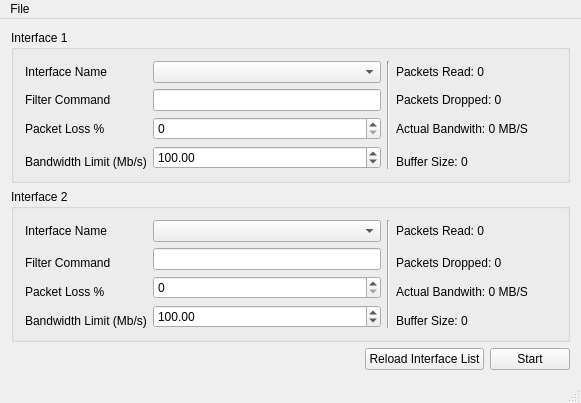
<?xml version="1.0" encoding="UTF-8"?>
<ui version="4.0">
 <class>MainWindow</class>
 <widget class="QMainWindow" name="MainWindow">
  <property name="geometry">
   <rect>
    <x>0</x>
    <y>0</y>
    <width>581</width>
    <height>376</height>
   </rect>
  </property>
  <property name="sizePolicy">
   <sizepolicy hsizetype="Preferred" vsizetype="Fixed">
    <horstretch>0</horstretch>
    <verstretch>0</verstretch>
   </sizepolicy>
  </property>
  <property name="windowTitle">
   <string>MainWindow</string>
  </property>
  <widget class="QWidget" name="centralWidget">
   <layout class="QVBoxLayout" name="verticalLayout">
    <item>
     <widget class="QGroupBox" name="groupBox">
      <property name="minimumSize">
       <size>
        <width>0</width>
        <height>0</height>
       </size>
      </property>
      <property name="title">
       <string>Interface 1</string>
      </property>
      <layout class="QGridLayout" name="gridLayout_2">
       <item row="0" column="0">
        <widget class="QLabel" name="label">
         <property name="text">
          <string>Interface Name</string>
         </property>
        </widget>
       </item>
       <item row="0" column="1">
        <widget class="QComboBox" name="comboBox_adapter1">
         <property name="sizePolicy">
          <sizepolicy hsizetype="Expanding" vsizetype="Fixed">
           <horstretch>0</horstretch>
           <verstretch>0</verstretch>
          </sizepolicy>
         </property>
        </widget>
       </item>
       <item row="0" column="2" rowspan="5">
        <widget class="Line" name="line_2">
         <property name="orientation">
          <enum>Qt::Vertical</enum>
         </property>
        </widget>
       </item>
       <item row="0" column="3">
        <widget class="QLabel" name="label_sent1">
         <property name="text">
          <string>Packets Read: 0</string>
         </property>
        </widget>
       </item>
       <item row="1" column="0">
        <widget class="QLabel" name="label_4">
         <property name="text">
          <string>Filter Command</string>
         </property>
        </widget>
       </item>
       <item row="1" column="1">
        <widget class="QLineEdit" name="lineEdit_macFilter1">
         <property name="text">
          <string/>
         </property>
        </widget>
       </item>
       <item row="1" column="3">
        <widget class="QLabel" name="label_dropped1">
         <property name="text">
          <string>Packets Dropped: 0</string>
         </property>
        </widget>
       </item>
       <item row="2" column="0">
        <widget class="QLabel" name="label_3">
         <property name="text">
          <string>Packet Loss %</string>
         </property>
        </widget>
       </item>
       <item row="2" column="1">
        <widget class="QSpinBox" name="spinBox_packetLoss1">
         <property name="maximum">
          <number>100</number>
         </property>
        </widget>
       </item>
       <item row="2" column="3">
        <widget class="QLabel" name="label_bandwidth1">
         <property name="minimumSize">
          <size>
           <width>160</width>
           <height>0</height>
          </size>
         </property>
         <property name="text">
          <string>Actual Bandwith: 0 MB/S</string>
         </property>
        </widget>
       </item>
       <item row="4" column="0">
        <widget class="QLabel" name="label_17">
         <property name="text">
          <string>Bandwidth Limit (Mb/s)</string>
         </property>
        </widget>
       </item>
       <item row="4" column="3">
        <widget class="QLabel" name="label_buffer1">
         <property name="text">
          <string>Buffer Size: 0</string>
         </property>
        </widget>
       </item>
       <item row="3" column="1" rowspan="2">
        <widget class="QDoubleSpinBox" name="doubleSpinBox_bandwith1">
         <property name="maximum">
          <double>1000.000000000000000</double>
         </property>
         <property name="value">
          <double>100.000000000000000</double>
         </property>
        </widget>
       </item>
      </layout>
     </widget>
    </item>
    <item>
     <widget class="QGroupBox" name="groupBox_2">
      <property name="minimumSize">
       <size>
        <width>0</width>
        <height>0</height>
       </size>
      </property>
      <property name="title">
       <string>Interface 2</string>
      </property>
      <layout class="QGridLayout" name="gridLayout">
       <item row="0" column="0">
        <widget class="QLabel" name="label_2">
         <property name="text">
          <string>Interface Name</string>
         </property>
        </widget>
       </item>
       <item row="0" column="1">
        <widget class="QComboBox" name="comboBox_adapter2">
         <property name="sizePolicy">
          <sizepolicy hsizetype="Expanding" vsizetype="Fixed">
           <horstretch>0</horstretch>
           <verstretch>0</verstretch>
          </sizepolicy>
         </property>
        </widget>
       </item>
       <item row="0" column="2" rowspan="7">
        <widget class="Line" name="line">
         <property name="orientation">
          <enum>Qt::Vertical</enum>
         </property>
        </widget>
       </item>
       <item row="0" column="3">
        <widget class="QLabel" name="label_sent2">
         <property name="text">
          <string>Packets Read: 0</string>
         </property>
        </widget>
       </item>
       <item row="2" column="0">
        <widget class="QLabel" name="label_5">
         <property name="text">
          <string>Filter Command</string>
         </property>
        </widget>
       </item>
       <item row="1" column="1" rowspan="2">
        <widget class="QLineEdit" name="lineEdit_macFilter2">
         <property name="text">
          <string/>
         </property>
        </widget>
       </item>
       <item row="2" column="3">
        <widget class="QLabel" name="label_dropped2">
         <property name="text">
          <string>Packets Dropped: 0</string>
         </property>
        </widget>
       </item>
       <item row="4" column="0">
        <widget class="QLabel" name="label_10">
         <property name="text">
          <string>Packet Loss %</string>
         </property>
        </widget>
       </item>
       <item row="3" column="1" rowspan="2">
        <widget class="QSpinBox" name="spinBox_packetLoss2"/>
       </item>
       <item row="4" column="3">
        <widget class="QLabel" name="label_bandwidth2">
         <property name="minimumSize">
          <size>
           <width>160</width>
           <height>0</height>
          </size>
         </property>
         <property name="text">
          <string>Actual Bandwith: 0 MB/S</string>
         </property>
        </widget>
       </item>
       <item row="6" column="0">
        <widget class="QLabel" name="label_12">
         <property name="text">
          <string>Bandwidth Limit (Mb/s)</string>
         </property>
        </widget>
       </item>
       <item row="6" column="3">
        <widget class="QLabel" name="label_buffer2">
         <property name="text">
          <string>Buffer Size: 0</string>
         </property>
        </widget>
       </item>
       <item row="5" column="1" rowspan="2">
        <widget class="QDoubleSpinBox" name="doubleSpinBox_bandwith2">
         <property name="maximum">
          <double>1000.000000000000000</double>
         </property>
         <property name="value">
          <double>100.000000000000000</double>
         </property>
        </widget>
       </item>
      </layout>
     </widget>
    </item>
    <item>
     <layout class="QHBoxLayout" name="horizontalLayout_3">
      <item>
       <spacer name="horizontalSpacer">
        <property name="orientation">
         <enum>Qt::Horizontal</enum>
        </property>
        <property name="sizeHint" stdset="0">
         <size>
          <width>40</width>
          <height>20</height>
         </size>
        </property>
       </spacer>
      </item>
      <item>
       <widget class="QPushButton" name="pushButton_refreshInterfaceList">
        <property name="enabled">
         <bool>true</bool>
        </property>
        <property name="text">
         <string>Reload Interface List</string>
        </property>
       </widget>
      </item>
      <item>
       <widget class="QPushButton" name="pushButton_start">
        <property name="text">
         <string>Start</string>
        </property>
       </widget>
      </item>
     </layout>
    </item>
   </layout>
  </widget>
  <widget class="QStatusBar" name="statusBar"/>
  <widget class="QMenuBar" name="menuBar">
   <property name="geometry">
    <rect>
     <x>0</x>
     <y>0</y>
     <width>581</width>
     <height>21</height>
    </rect>
   </property>
   <widget class="QMenu" name="menuFile">
    <property name="title">
     <string>File</string>
    </property>
    <addaction name="actionExit"/>
   </widget>
   <addaction name="menuFile"/>
  </widget>
  <action name="actionExit">
   <property name="text">
    <string>Exit</string>
   </property>
  </action>
 </widget>
 <layoutdefault spacing="6" margin="11"/>
 <resources/>
 <connections>
  <connection>
   <sender>actionExit</sender>
   <signal>activated()</signal>
   <receiver>MainWindow</receiver>
   <slot>close()</slot>
   <hints>
    <hint type="sourcelabel">
     <x>-1</x>
     <y>-1</y>
    </hint>
    <hint type="destinationlabel">
     <x>290</x>
     <y>187</y>
    </hint>
   </hints>
  </connection>
 </connections>
</ui>
